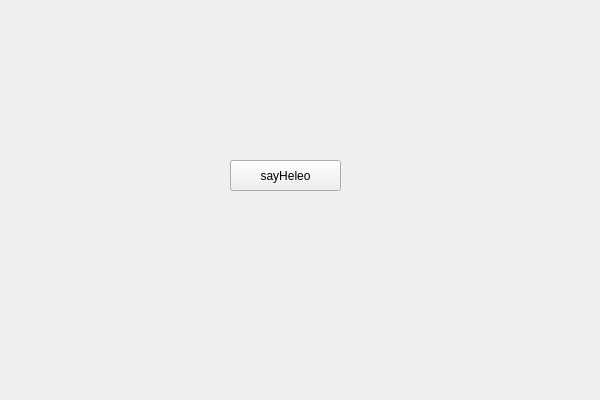
<?xml version="1.0" encoding="UTF-8"?>
<ui version="4.0">
 <class>QtWidgetsApplication1Class</class>
 <widget class="QWidget" name="QtWidgetsApplication1Class">
  <property name="geometry">
   <rect>
    <x>0</x>
    <y>0</y>
    <width>600</width>
    <height>400</height>
   </rect>
  </property>
  <property name="windowTitle">
   <string>QtWidgetsApplication1</string>
  </property>
  <widget class="QPushButton" name="centerBtn">
   <property name="geometry">
    <rect>
     <x>230</x>
     <y>160</y>
     <width>111</width>
     <height>31</height>
    </rect>
   </property>
   <property name="text">
    <string>sayHeleo</string>
   </property>
  </widget>
 </widget>
 <layoutdefault spacing="6" margin="11"/>
 <resources>
  <include location="QtWidgetsApplication1.qrc"/>
 </resources>
 <connections/>
</ui>
